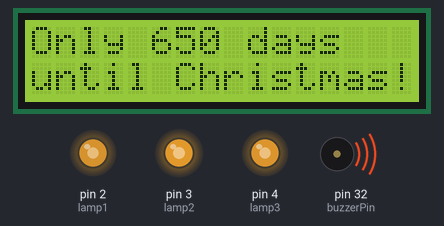
The sketch below on a simulated Arduino Mega 2560, built with avr-gcc and run on an emulated ATmega2560. Parts: 16×2 character LCD, output pins drawn as LEDs (lit = HIGH), buzzer (waves = sounding). The local clock reads 2024-03-15 10:24:30 at power-on unless the sketch sets it; random numbers use the default seed unless the sketch sets one.

Above: at 0.25 s.
At 8.7 s:
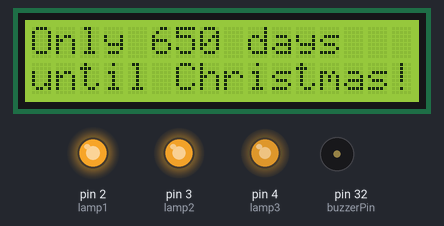
At 13.59 s:
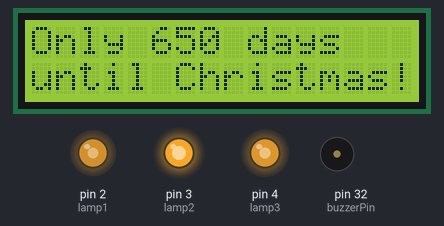
At 19.72 s:
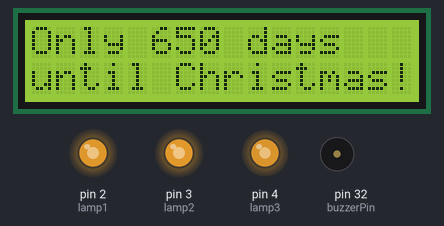
At 27.36 s:
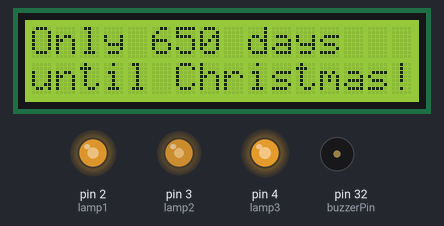
At 39.47 s:
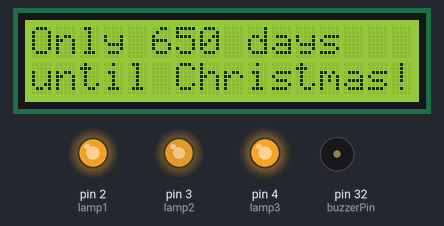
Timing chart, 0 to 40.0 s (numbered marks = the images above):
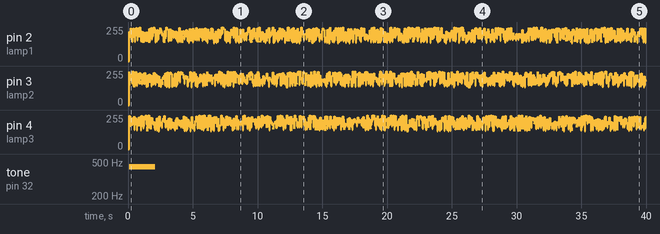

Measured:
- by itself, tone on pin 32 (buzzerPin): silent → 440 Hz at 0.10 s, → silent 2.0 s later

The sketch:

MAIN.ino
```cpp
// This is the MAIN code for my Christmas Village
// Please don't make commits unless they are proven and tested in in other projects

//Setup Libraries
#include <Arduino.h>;
#include <Wire.h>;
#include <RTClib.h>;
#include <LiquidCrystal_I2C.h>;
#include <avr/pgmspace.h>;

// === NEW BUZZER DEFINITIONS ===
#define ARRAY_LEN(array) (sizeof(array) / sizeof(array[0]))
#define D5 587
#define E5 659
#define C5 523
#define B4 494
#define A4 440
#define G4 392
#define D4 294

//Initialize Components
const int lamp1 = 2;
const int lamp2 = 3;
const int lamp3 = 4;
LiquidCrystal_I2C lcd(0x27, 16, 2);
RTC_DS1307 rtc;
const int buzzerPin = 32;

//Millis Timing Var.
unsigned long currentMillis = 0;

unsigned long previousMillis1 = 0;
unsigned long previousMillis2 = 0;
unsigned long previousMillis3 = 0;
unsigned long previousRTC = 0;
unsigned long lamp1Timing = 0;
unsigned long lamp2Timing = 0;
unsigned long lamp3Timing = 0;
const long RTCtiming = 60000;

//Countdown Timing
const long targetDate = 1766646000;

// New Song Array (Moved to PROGMEM for flash storage)
const int midi1[24][3] PROGMEM = {
  {D5, 1200, 0},
  {E5, 300, 0},
  {D5, 300, 0},
  {C5, 300, 0},
  {B4, 300, 0},
  {C5, 1200, 0},
  {D5, 300, 0},
  {C5, 300, 0},
  {B4, 300, 0},
  {A4, 300, 0},
  {B4, 1200, 0},
  {C5, 300, 0},
  {B4, 300, 0},
  {A4, 300, 0},
  {G4, 300, 0},
  {A4, 900, 0},
  {D4, 300, 0},
  {D4, 1200, 0},
  {G4, 600, 0},
  {A4, 600, 0},
  {B4, 600, 0},
  {C5, 600, 0},
  {B4, 1200, 0},
  {A4, 600, 0},
};
unsigned long previousSongTime = 0;
const long songInterval = 3600000;
unsigned long noteStartTime = 0;
bool isPlaying = false;
int currentNoteIndex = 0;


void setup() {
Wire.begin();
rtc.begin();
lcd.init();
lcd.backlight();
DateTime now = rtc.now();
long elapsedSec = targetDate - now.unixtime();
long daysTill = elapsedSec / 86400;
lcd.clear();
lcd.setCursor(0,0);
lcd.print("Only ");
lcd.print(daysTill + 1);
lcd.print(" days");
lcd.setCursor(0,1);
lcd.print("until Christmas!");


tone(buzzerPin, 440, 2000);

//Start Pins
pinMode(lamp1, OUTPUT);
pinMode(lamp2, OUTPUT);
pinMode(lamp3, OUTPUT);
pinMode(buzzerPin, OUTPUT);

//Millis Timing Var.
randomSeed(1000);

//Wire (I2C) stuff
Serial.begin(9600);

 // Check if the RTC module is connected and working
if (! rtc.begin()) {
    Serial.println("Error: Couldn't find RTC! Check wiring and power.");
    Serial.flush();
    // This stops the program if the RTC isn't found
while (1) delay(10);
}

// OPTIONAL: Uncomment the two lines below to SET the RTC time on upload
//Serial.println("Setting time on upload...");
//rtc.adjust(DateTime(F(__DATE__), F(__TIME__)));
//Serial.println("Time is set!");

}

void loop() {
  // put your main code here, to run repeatedly:
currentMillis = millis();
LampFlicker();
Countdown();
PlayMidiSong(buzzerPin, midi1, ARRAY_LEN(midi1));
}

void LampFlicker() {

  //Check to update LED flicker
  if(currentMillis - previousMillis1 >= lamp1Timing){
    previousMillis1 = currentMillis;
    lamp1Timing = random(60);
    analogWrite(lamp1, random(120)+135);
  }
  if(currentMillis - previousMillis2 >= lamp2Timing){
    previousMillis2 = currentMillis;
    lamp2Timing = random(60);
    analogWrite(lamp2, random(120)+135);
  }
  if(currentMillis - previousMillis3 >= lamp3Timing){
    previousMillis3 = currentMillis;
    lamp3Timing = random(60);
    analogWrite(lamp3, random(120)+135);
  }
}

void Countdown() {
 DateTime now = rtc.now();
  long elapsedSec = targetDate - now.unixtime();
  long daysTill = elapsedSec / 86400;
  if(currentMillis - previousRTC >= RTCtiming) {
    previousRTC = currentMillis;

    lcd.clear();
    lcd.setCursor(0,0);
    lcd.print("Only ");
    lcd.print(daysTill + 1);
    lcd.print(" days");
    lcd.setCursor(0,1);
    lcd.print("until Christmas!");
  }

}

void PlayMidiSong(int pin, const int notes[][3], size_t len) {
  unsigned long now = millis();

  // Start song every 30 seconds
  if (!isPlaying && (now - previousSongTime >= songInterval)) {
    isPlaying = true;
    previousSongTime = now;
    currentNoteIndex = 0;
    noteStartTime = now;
  }

  if (!isPlaying) return;

  // read note from PROGMEM
  int note     = pgm_read_word_near(&notes[currentNoteIndex][0]);
  int duration = pgm_read_word_near(&notes[currentNoteIndex][1]);
  int rest     = pgm_read_word_near(&notes[currentNoteIndex][2]);
  long total   = (long)duration + rest;

  // If time has passed for this note → move to next
  if (now - noteStartTime >= total) {
    currentNoteIndex++;
    noteStartTime = now;

    // Done?
    if (currentNoteIndex >= len) {
      noTone(pin);
      isPlaying = false;
      return;
    }

    // Load next note
    note     = pgm_read_word_near(&notes[currentNoteIndex][0]);
    duration = pgm_read_word_near(&notes[currentNoteIndex][1]);
  }

  // Play tone if frequency > 0
  if (note > 0) {
    tone(pin, note, duration);
  } else {
    noTone(pin);
  }
}
```
